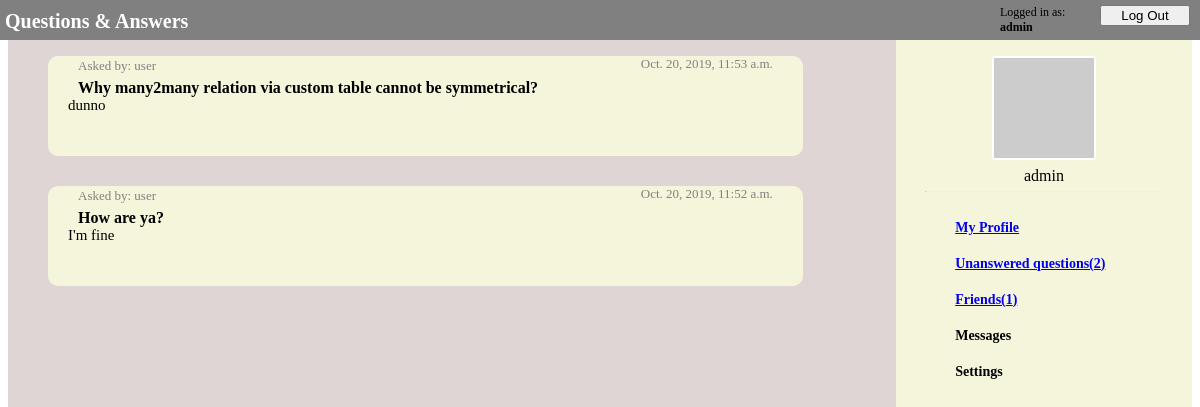
Page /ask/profile (signed in) on the committed database.
### ask/models.py (models this page shows)
class UserModel(AbstractUser):
    friends = models.ManyToManyField(
        'self', through='FriendsModel', symmetrical=False)

class QuestionModel(models.Model):
    owner = models.ForeignKey(
        UserModel, on_delete=models.CASCADE, related_name="questions_owner")
    asked_by = models.ForeignKey(
        UserModel, on_delete=models.PROTECT, related_name="questions_asked")
    content = models.CharField(max_length=1000)
    date = models.DateTimeField(auto_now_add=True)
    answer = models.OneToOneField(
        AnswerModel, null=True, on_delete=models.CASCADE)

class AnswerModel(models.Model):
    content = models.CharField(max_length=1000)
    date = models.DateTimeField(auto_now_add=True)

### ask/views.py (the view)
# urls.py: path('profile', views.ProfileView.as_view(), name='profile'),
class ProfileView(View, QuestionsMixIn, FriendsMixIn):
    def get(self, request):
        if not self.is_user_logged_in(request.session):
            return HttpResponseRedirect(reverse("ask:login"))
        user_id = request.session['_auth_user_id']
        context = self.get_context(user_id)
        return render(request, "ask/profile.html", context=context)
    def is_user_logged_in(self, session):
        try:
            if session['logged_in']:
                return True
        except KeyError:
            return False
        else:
            return False
    @QuestionsMixIn.add_num_unanswered_to_context
    @FriendsMixIn.add_num_invites_to_context
    def get_context(self, user_id):
        user = UserModel.objects.get(pk=user_id)
        questions_with_answers = self.questions_with_answers(
            user)
        context = {"questions_with_answers": questions_with_answers}
        return context

### ask/views.py (called while the page is built)
    def questions_with_answers(self, user):
        answered_questions = QuestionModel.objects.filter(
            owner=user).exclude(answer=None).order_by('date')[::-1]
        answers = [question.answer for question in answered_questions]
        return list(zip(answered_questions, answers))

    @staticmethod
    def add_num_unanswered_to_context(func, *args, **kwargs):
        def context_with_unanswered(self, *args, **kwargs):
            context = func(self, *args, **kwargs)
            user_id = args[0]
            context["num_unanswered"] = self.get_num_unanswered(user_id)
            return context
        return context_with_unanswered

    def get_num_unanswered(self, user_id):
        if type(user_id) == int:
            user = UserModel.objects.get(pk=user_id)
        elif type(user_id) == str:
            user = UserModel.objects.get(pk=user_id)
        else:
            user = user_id
        unanswered_questions = self.unanswered_questions(user)
        return len(unanswered_questions)

    def unanswered_questions(self, user):
        unanswered_questions = QuestionModel.objects.filter(
            owner=user).filter(answer=None)
        return unanswered_questions

    @staticmethod
    def add_num_invites_to_context(func, *args, **kwargs):
        def context_with_invites(self, *args, **kwargs):
            context = func(self, *args, **kwargs)
            user_id = args[0]
            context["num_invites"] = self.get_num_invites(user_id)
            return context
        return context_with_invites

    def get_num_invites(self, user_id):
        if type(user_id) == int:
            user = UserModel.objects.get(pk=user_id)
        elif type(user_id) == str:
            user = UserModel.objects.get(pk=user_id)
        else:
            user = user_id
        user_invites = self.user_friends(user, accepted=False)
        return len(user_invites)

    def user_friends(self, user, accepted=True):
        friends = list(user.friends.all())
        second_friends = [f.first for f in user.friends_second.all()]
        friends_accepted = [f.accepted for f in user.friendsmodel_set.all()]
        second_accepted = [f.accepted for f in user.friends_second.all()]
        friends_with_accepted = list(
            zip(friends + second_friends, friends_accepted + second_accepted))
        filtered = filter(lambda t: t[1] == accepted, friends_with_accepted)
        return [f[0] for f in filtered]

### ask/templates/ask/profile.html (shortened to what this page needs)
{% extends "ask/navigation_bar.html" %}
{% load static %}
{%block styles %}
<link rel="stylesheet" type="text/css" href="{% static 'ask/navigation_bar.css' %}">
<link rel="stylesheet" type="text/css" href="{% static 'ask/questions.css' %}">
<link rel="stylesheet" type="text/css" href="{% static 'ask/profile.css' %}">
{% endblock styles %}
{%block content %}
<div class="questions">
    {% if questions_with_answers|length == 0 %}
    <div class="question_block">
        <p class="no_unanswered">No questions yet</p>
    </div>
    {% else %}
    {% for question, answer in questions_with_answers %}
    <div class="question_block">
        <a class="asked_by">Asked by: {{ question.asked_by.username }}</a>
        <a class="asked_date"> {{ question.date }} </a>
        <p class="question">{{ question.content }}</p>
        <p class="answer">{{ answer.content }}</p>
    </div>
    {% endfor %}
    {% endif %}
</div>
{% endblock content %}

### ask/templates/ask/navigation_bar.html (shortened to what this page needs)
{% extends "ask/login_bar.html" %}
{% load static %}
{% block nav %}
<nav>
    <div class="nav_avatar_position">
        <img src="https://via.placeholder.com/100" class="nav_avatar">
        <p class="nav_username">{{request.session.username}}</p>
        <hr class="nav_line">
    </div>
    <a href="{% url 'ask:profile' %}">My Profile</a>
    {% if num_unanswered > 0 %}
    <a href="{% url 'ask:unanswered' %}">Unanswered questions({{num_unanswered}})</a>
    {% else %}
    <a href="{% url 'ask:unanswered' %}">Unanswered questions</a>
    {% endif %}
    {% if num_invites %}
    <a href="{% url 'ask:friends' %}">Friends({{num_invites}})</a>
    {% else %}
    <a href="{% url 'ask:friends' %}">Friends</a>
    {% endif %}
    <a>Messages</a>
    <a>Settings</a>
</nav>
{% endblock nav %}

### ask/templates/ask/login_bar.html (shortened to what this page needs)
{% load static %}
<!DOCTYPE html>
<html>
<head>
    <link rel="stylesheet" type="text/css" href="{% static 'ask/login_bar.css' %}">
    {% block styles %}
    {% endblock styles %}
</head>
<body>
    <div class="bar">
        <a class="logo" href="{% url 'ask:index' %}">Questions & Answers</a>
        <a></a>
        {% if request.session.logged_in %}
        <a class="logged_in_as">Logged in as: <b>{{request.session.username}}</b></a>
        <a href={% url "ask:logout" %}><input type="button" class="second_button" value="Log Out"></a>
        {% else %}
        <a href={% url "ask:login" %}><input type="button" class="first_button" value="Log In"></a>
        <a href={% url "ask:signup" %}><input type="button" class="second_button" value="Sign Up"></a>
        {% endif %}
    </div>
    <br>
    <main>
        {% block content %}{% endblock content %}
        {% block nav %}
        {% endblock nav %}
    </main>
</body>
</html>

### ask/static/ask/login_bar.css (style rules this page uses)
.bar { background-color: grey; width: 100%; height: 30px; padding: 10px 5px 5px 10px; position: fixed; left: -10px; top: -5px; display: grid; grid-template-columns: 250px 1fr 100px 100px; justify-content: right }
.logo { font-size: 20px; color: white; margin: 4px; padding: 1px; font-weight: bold; text-decoration: none; }
.logged_in_as { font-size: 12px; }
.second_button { width: 90px; }

### ask/static/ask/navigation_bar.css (style rules this page uses)
main { display: grid; grid-template-columns: 75% 25%; height: 100%; }
nav { border: 5px black; background-color: beige; width: 100%; height: 100vh; display: fixed; }
.nav_avatar_position { width: 100%; display: grid; margin-top: 30px; }
.nav_avatar { border: 2px solid white; border-radius: 2px; width: 100px; margin: auto; }
.nav_username { text-align: center; margin-top: 7px; margin-bottom: 6px; }
.nav_line { margin-top: 0px; width: 80%; border-top: none; color: rgba(128, 128, 128, 0.356); }
nav a { font-weight: bold; font-size: 14px; margin: 20px; margin-left: 20%; display: block; }

### ask/static/ask/questions.css (style rules this page uses)
.questions { width: 100%; background-color: rgb(224, 213, 213); }
.question_block { display: table; background-color: beige; width: 85%; min-height: 100px; margin: 30px 40px; border-radius: 10px; overflow: auto; }
.asked_by { color: grey; margin-left: 30px; font-size: 13px; }
.asked_date { color: grey; font-size: 13px; float: right; margin-right: 30px; }
.question { font-weight: bold; font-size: 16px; margin: 5px 20px 0px 30px; }
.answer { font-size: 15px; margin: 0px 20px 10px 20px; }

### rows in the picture
UserModel: session.username "admin"
QuestionModel: asked_by.username "user", date "Oct. 20, 2019, 11:53 a.m.", content "Why many2many relation via custom table cannot be symmetrical?", content "dunno"
QuestionModel: asked_by.username "user", date "Oct. 20, 2019, 11:52 a.m.", content "How are ya?", content "I'm fine"

### other values in the picture
{{ num_unanswered }} "2"
{{ num_invites }} "1"
